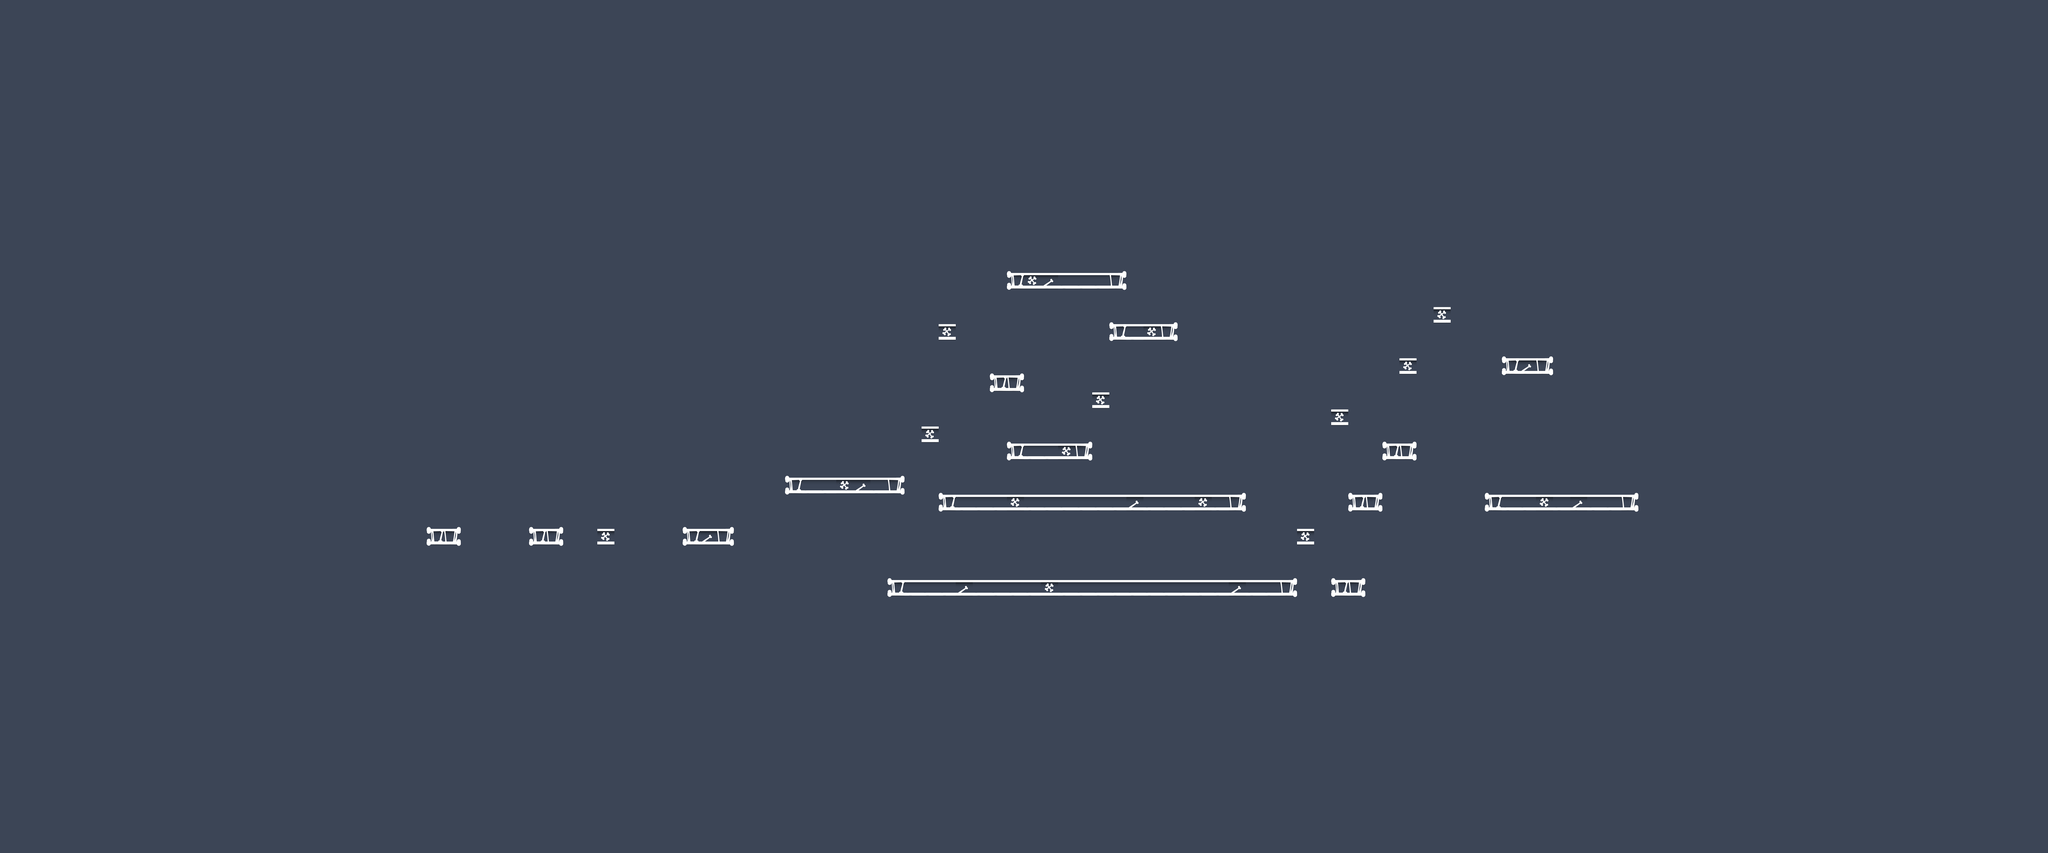

This game map was drawn from its Tiled (.tmx) file and the tilesets committed beside it. A one-line description and the trimmed map source follow:
An orthogonal 120x50 tile map with 70x70 px tiles, 2 tile layers (collision, foreground) and 18 objects (7x health, 7x enemy, items, door, gun, ...).

<map version="1.2" tiledversion="1.2.4.1" orientation="orthogonal" renderorder="right-down" width="120" height="50" tilewidth="70" tileheight="70" infinite="0" backgroundcolor="#3c4556" nextlayerid="20" nextobjectid="35">
 <tileset firstgid="1" name="map_tiles_70" tilewidth="70" tileheight="70" tilecount="16" columns="8">
  <image source="../images/map_tiles.png" width="560" height="140" />
  <terraintypes>
   <terrain name="New Terrain" tile="-1" />
   <terrain name="New Terrain" tile="-1" />
  </terraintypes>
  <tile id="0" terrain=",,0,0" />
  <tile id="1" terrain="0,0,0,0" />
  <tile id="2" terrain="0,,0," />
  <tile id="3" terrain="0,,," />
 </tileset>
 <objectgroup color="#ffff00" id="1" name="items">
  <object id="1" name="key" type="items" x="6515.21" y="1537.27" width="70" height="70" />
  <object id="2" name="door" x="6163.76" y="1951.27" width="70" height="70" />
  <object id="3" name="health" x="2450.61" y="2099.4" width="70" height="70" />
  <object id="4" name="gun" x="4551.51" y="1253.03" width="70" height="70" />
  <object id="5" name="health" x="4273.64" y="1953.94" width="70" height="70" />
  <object id="6" name="health" x="4975.76" y="1181.51" width="70" height="70" />
  <object id="16" name="health" x="4274.1" y="2100.76" width="70" height="70" />
  <object id="32" name="health" x="5568.04" y="1943.18" width="70" height="70" />
  <object id="33" name="health" x="5495.3" y="2301.36" width="70" height="70" />
  <object id="34" name="health" x="3549.85" y="1528.64" width="70" height="70" />
 </objectgroup>
 <objectgroup color="#00aa00" id="2" name="player">
  <object id="7" name="player" type="player" x="1790.6" y="2065.45" width="70" height="94.5455" />
 </objectgroup>
 <objectgroup color="#ff0000" id="3" name="enemies">
  <object id="20" name="zombie" type="enemy" x="4258.94" y="1732.42" width="70" height="73.3333">
   <properties>
    <property name="style" value="1" />
   </properties>
  </object>
  <object id="26" name="zombie" type="enemy" x="6394.94" y="1936.42" width="70" height="73.3333">
   <properties>
    <property name="style" value="1" />
   </properties>
  </object>
  <object id="27" name="zombie" type="enemy" x="4466.94" y="1952.42" width="70" height="73.3333">
   <properties>
    <property name="style" value="1" />
   </properties>
  </object>
  <object id="28" name="zombie" type="enemy" x="3912.94" y="1952.42" width="70" height="73.3333">
   <properties>
    <property name="style" value="1" />
   </properties>
  </object>
  <object id="29" name="zombie" type="enemy" x="3650.94" y="2292.42" width="70" height="73.3333">
   <properties>
    <property name="style" value="1" />
   </properties>
  </object>
  <object id="30" name="zombie" type="enemy" x="3782.94" y="2286.42" width="70" height="73.3333">
   <properties>
    <property name="style" value="1" />
   </properties>
  </object>
  <object id="31" name="zombie" type="enemy" x="4849" y="1943.33" width="70" height="73.3333">
   <properties>
    <property name="style" value="1" />
   </properties>
  </object>
 </objectgroup>
 <layer id="18" name="collision" width="120" height="50">
  <data>[6000 cells, 100 non-empty, 1 distinct tile ids]</data>
 </layer>
 <layer id="19" name="foreground" width="120" height="50">
  <data>[6000 cells, 84 non-empty, 6 distinct tile ids]</data>
 </layer>
</map>
